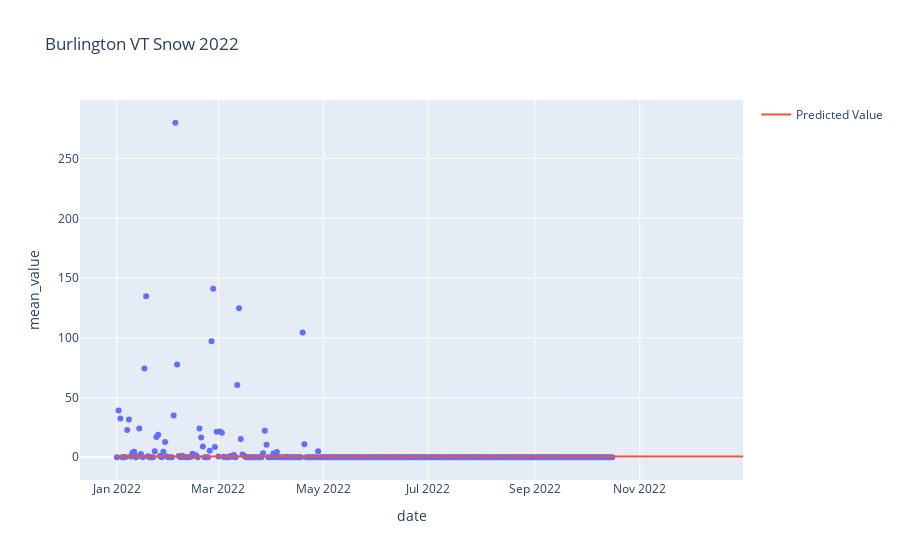

The cell this chart's notebook holds for it:
### Code cell
fig = px.scatter(burlington_2022_time_series_data_df,x="date", y="mean_value", title='Burlington VT Snow 2022')

fig.add_trace(go.Scatter(x=burlington_arima_forecast_365_df["forecast_timestamp"], 
                         y=burlington_arima_forecast_365_df["forecast_value"], 
                         mode="lines", name='Predicted Value'))
fig.show()

### Figure 1 — Plotly figure (JSON) as saved in the notebook; plotly's stock layout.template omitted (floating-point values rounded to 4 significant figures; data arrays with more than 128 entries replaced by an {"elided": "..."} marker saying what was removed)
{"data": [{"hovertemplate": "date=%{x}<br>mean_value=%{y}<extra></extra>", "legendgroup": "", "marker": {"color": "#636efa", "symbol": "circle"}, "mode": "markers", "name": "", "orientation": "v", "showlegend": false, "type": "scatter", "x": {"elided": "289 str values"}, "xaxis": "x", "y": {"elided": "289 float values"}, "yaxis": "y"}, {"mode": "lines", "name": "Predicted Value", "type": "scatter", "x": {"elided": "365 str values"}, "y": {"elided": "365 float values"}}], "layout": {"legend": {"tracegroupgap": 0}, "title": {"text": "Burlington VT Snow 2022"}, "xaxis": {"anchor": "y", "domain": [0, 1], "title": {"text": "date"}}, "yaxis": {"anchor": "x", "domain": [0, 1], "title": {"text": "mean_value"}}}}
